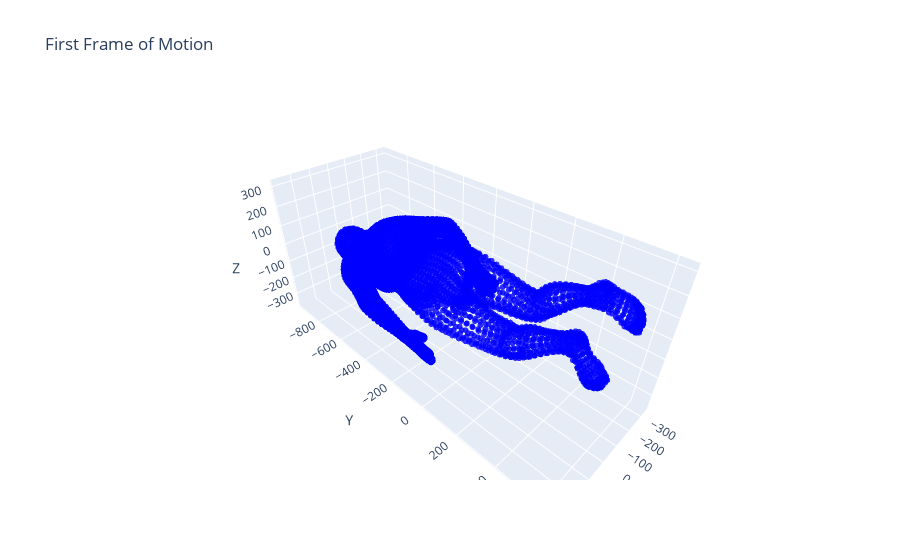

Here is the notebook cell this chart was saved with:
### Code cell
import plotly.graph_objects as go

# 첫 번째 프레임 추출
first_frame = verts_all[0]  # (6890, 3) 형태

# x, y, z 좌표 추출
x = first_frame[:, 0]
y = first_frame[:, 1]
z = first_frame[:, 2]

# 3D 스캐터 플롯 생성
fig = go.Figure(data=[go.Scatter3d(
    x=x,
    y=y,
    z=z,
    mode='markers',
    marker=dict(
        size=2,
        color='blue',  # 마커 색상
        opacity=0.8
    )
)])

# 레이아웃 설정
fig.update_layout(
    title='First Frame of Motion',
    scene=dict(
        xaxis_title='X',
        yaxis_title='Y',
        zaxis_title='Z'
    )
)

# 플롯 출력
fig.show()

### Figure 1 — Plotly figure (JSON) as saved in the notebook; plotly's stock layout.template omitted (floating-point values rounded to 4 significant figures; data arrays with more than 128 entries replaced by an {"elided": "..."} marker saying what was removed)
{"data": [{"marker": {"color": "blue", "opacity": 0.8, "size": 2}, "mode": "markers", "type": "scatter3d", "x": {"elided": "6890 float values"}, "y": {"elided": "6890 float values"}, "z": {"elided": "6890 float values"}}], "layout": {"scene": {"xaxis": {"title": {"text": "X"}}, "yaxis": {"title": {"text": "Y"}}, "zaxis": {"title": {"text": "Z"}}}, "title": {"text": "First Frame of Motion"}}}
